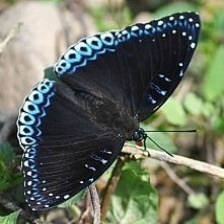
#> input picture CV_dataset/image_109.jpg, 224 x 224 px, found by its file name; its folder holds 4 pictures in this run
$ python task_2_correlation.py
#> lines starting #> are read from the running program, lines starting #| are printed output that depends on the picture
import cv2
import os
import matplotlib.pyplot as plt
import numpy as np


def main():
    work_dir = "./CV_dataset"
    out_dir = "./downsampled_images"

    os.makedirs(out_dir, exist_ok=True)

    for filename in os.listdir(work_dir):
        if filename.lower().endswith((".jpg", ".jpeg")):
            full_path = os.path.join(work_dir, filename)
            img = cv2.imread(full_path, cv2.IMREAD_COLOR)
#> img is the input picture: shape (224, 224, 3); mean B, G, R 95, 110.5, 103.6
            blured_img = cv2.GaussianBlur(img, (5, 5), 0)
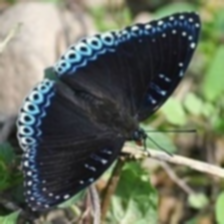
#> blured_img: shape (224, 224, 3); mean B, G, R 95, 110.5, 103.6
            downsampled_image = cv2.resize(blured_img, (128, 128))
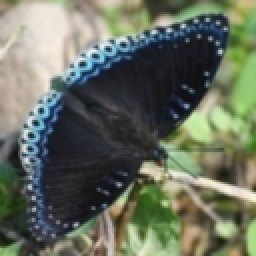
#> downsampled_image: shape (128, 128, 3) (shown 2 times larger); mean B, G, R 94.9, 110.4, 103.5
            cv2.imwrite(os.path.join(out_dir, filename), downsampled_image)
#> pass 2 of the loop in main, `for filename in os.listdir(work_dir):`:
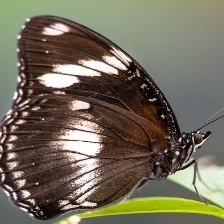
#> input picture CV_dataset/image_121.jpg, 224 x 224 px, found by its file name
#> in main, img is the input picture: shape (224, 224, 3); mean B, G, R 91.7, 109, 115.7
#> in main, `blured_img = cv2.GaussianBlur(img, (5, 5), 0)`:
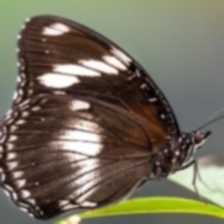
#> blured_img: shape (224, 224, 3); mean B, G, R 91.7, 109, 115.7
#> in main, `downsampled_image = cv2.resize(blured_img, (128, 128))`:
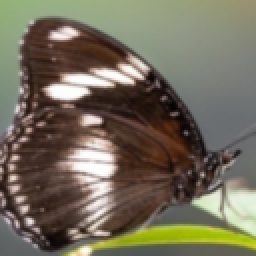
#> downsampled_image: shape (128, 128, 3) (shown 2 times larger); mean B, G, R 91.6, 108.9, 115.6
#> pass 3 of the loop in main, `for filename in os.listdir(work_dir):`:
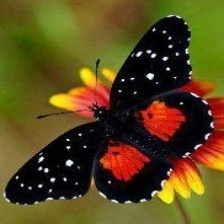
#> input picture CV_dataset/image_129.jpg, 224 x 224 px, found by its file name
#> in main, img is the input picture: shape (224, 224, 3); mean B, G, R 26.9, 73.1, 89.7
#> in main, `blured_img = cv2.GaussianBlur(img, (5, 5), 0)`:
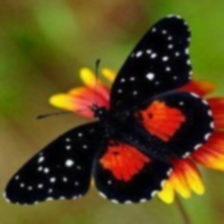
#> blured_img: shape (224, 224, 3); mean B, G, R 26.9, 73.1, 89.7
#> in main, `downsampled_image = cv2.resize(blured_img, (128, 128))`:
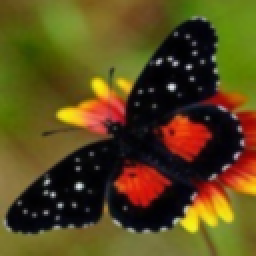
#> downsampled_image: shape (128, 128, 3) (shown 2 times larger); mean B, G, R 26.8, 73.1, 89.6
#> the loop made 4 passes; the first 3 are shown

    files = [f for f in os.listdir(out_dir) if f.lower().endswith((".jpg", ".jpeg"))]

    max_corr = -2
    ind_i = -1
    ind_j = -1

    for i, f1 in enumerate(files):
        v1 = cv2.imread(os.path.join(out_dir, f1), cv2.IMREAD_GRAYSCALE)

        for j, f2 in enumerate(files):
            if j <= i:
                continue

            v2 = cv2.imread(os.path.join(out_dir, f2), cv2.IMREAD_GRAYSCALE)

            v1_norm = v1 - np.mean(v1)
            v2_norm = v2 - np.mean(v2)

            zero_lag_corr = np.sum(v1_norm * v2_norm) / np.sqrt(np.sum(v1_norm ** 2) * np.sum(v2_norm ** 2))

            if zero_lag_corr > max_corr:
                max_corr = zero_lag_corr
                ind_i = i
                ind_j = j

#> (the run stopped early here; a loop or call above may not have finished)
